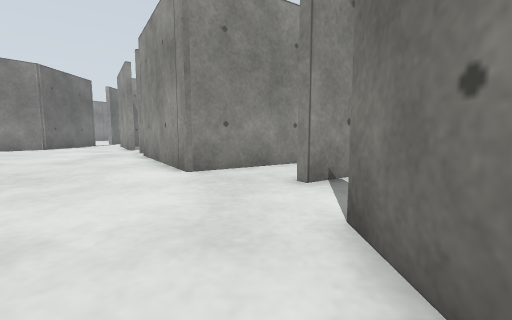
[1] (above)

16 first-person views from a walk through a Gazebo world. The camera is 0.5 m above the floor, tilts 6° down and sees 90° across. The floor is counted in squares, 0.5 m on a side. Each view is taken from the middle of a square. On the plan, view 1 faces up. The plan holds only what a view shows up to about 11 squares ahead; the rest is blank. The place goes on beyond the plan. Surface patterns are stand-ins for the level's own textures.

[2]
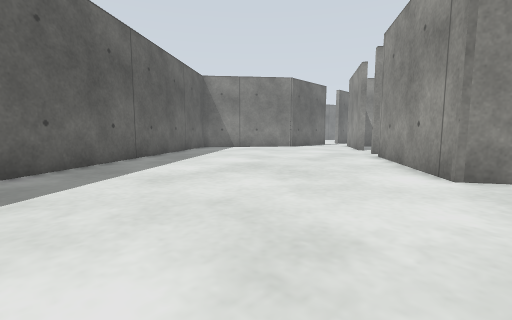

[3]
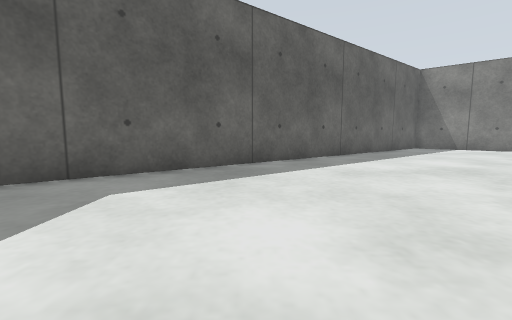

[4]
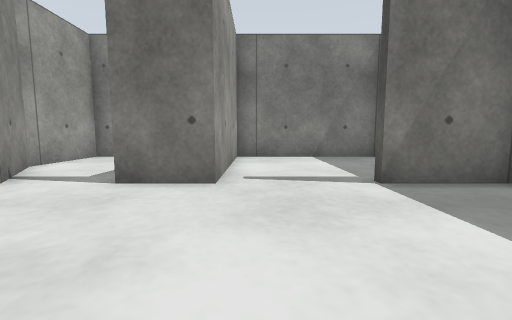

[5]
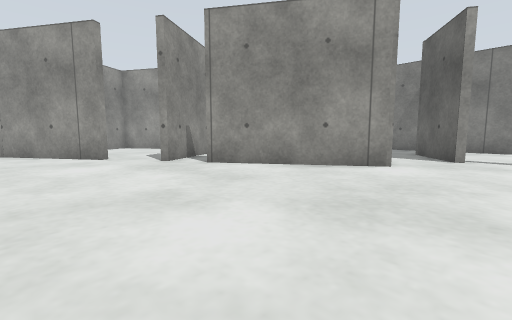

[6]
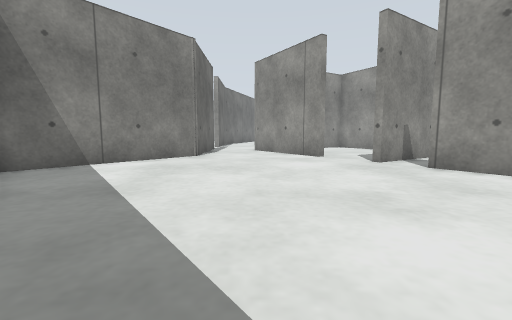

[7]
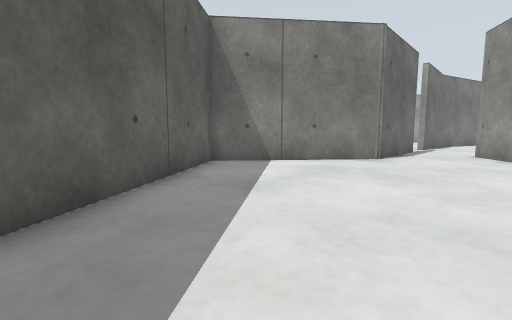

[8]
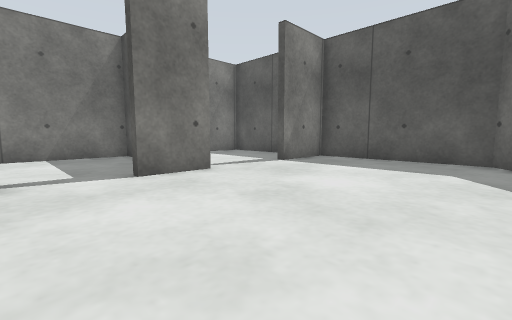

[9]
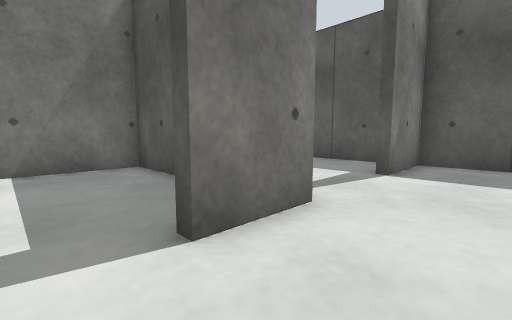

[10]
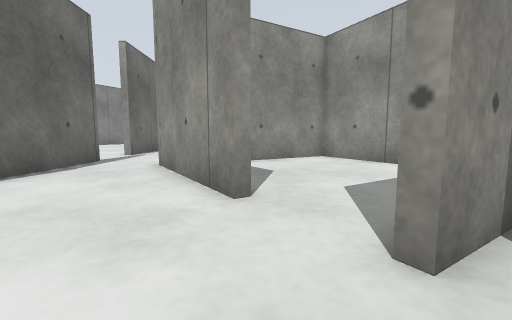

[11]
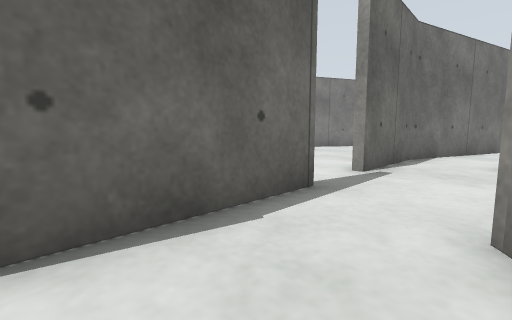

[12]
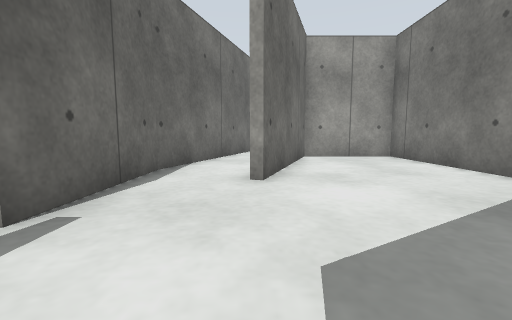

[13]
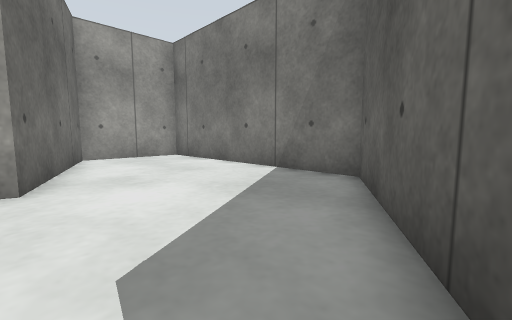

[14]
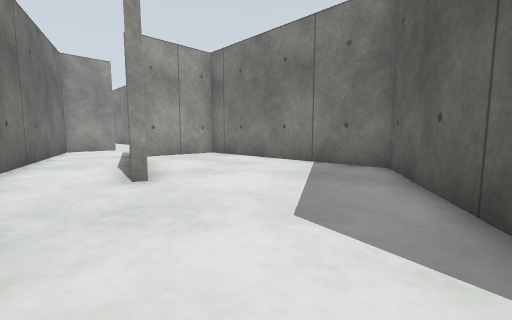

[15]
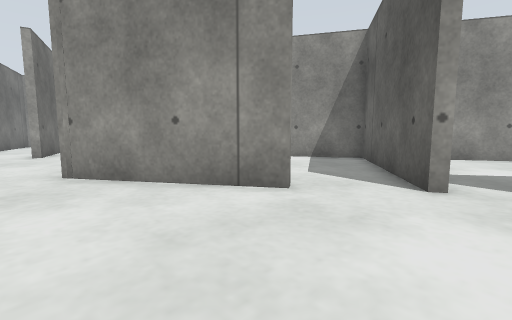

[16]
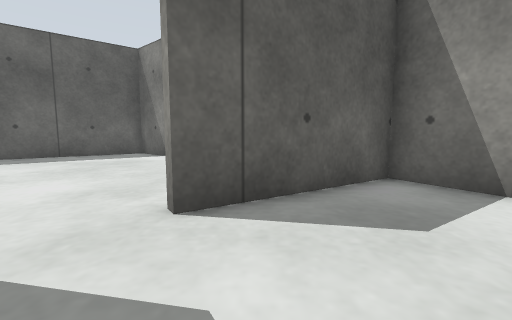

### Floor plan
Points are (right, up) in squares from view 1. A wall is a line through its corners. A room is listed if a view was taken in it or the views show most of it. See-through windows are left out.
Room 1 (views 1, 2, 3, 4, 5, 6, 7, 8, 9, 10, 11, 15)
walls: (0.4, 7.9) (-1.9, 6.4) (-5.1, 11.4); (-5.7, 12.7) (-5.9, 13); (1, 0.8) (1, 2.9); (-7.3, 14.8) (-9.6, 18.3); (4.6, 1.1) (6.8, 1.1) (6.8, 6.8) (3.6, 6.8) (1, 5.1); (-12.7, 17.5) (-12.7, 15.3) (-16.7, 10.4) (-4.6, -5.2) (1, -5.2) (1, -2.4)
ways out: opening at (-11.5, 17) to room 2; opening at (-6.5, 13.5) to room 3; opening at (1, -1) to room 4
Room 2 (views 12, 13, 14)
walls: (-8.6, 19.9) (-4.2, 22.4); (-4.2, 22.3) (-4.2, 31) (-7.9, 31) (-9.8, 25.4) (-10.2, 25.5); (-12.7, 20.2) (-12.7, 17.5); (-11.4, 31) (-12.7, 27.1) (-12.7, 22.6); (-9.6, 18.3) (-10.1, 19.1)
ways out: opening at (-11.5, 17) to room 1; opening at (-13, 21.5); opening at (-10, 31)
Room 3 (view 16)
walls: (-5.9, 13) (-0.6, 16.3) (-4.1, 22.2) (-9.7, 19) (-7.1, 15) (-7.3, 14.8)
ways out: opening at (-6.5, 13.5) to room 1
Room 4 (no view inside)
walls: (2.2, -5.2) (4.9, -5.2); (6.8, -5.1) (6.8, 0.8) (1, 0.8)
ways out: opening at (1, -1) to room 1

Positions as (right, up) in squares from view 1, and headings:
1: (0, 0), facing up
2: (-1, 0), facing up-left
3: (0, 0), facing left
4: (-4, 0), facing right
5: (-10, 4), facing up-right
6: (-10, 4), facing up
7: (-9, 5), facing up-left
8: (-5, 5), facing down-right
9: (-1, 4), facing down-right
10: (-7, 11), facing up
11: (-10, 16), facing up-left
12: (-10, 20), facing up
13: (-10, 20), facing up-right
14: (-12, 20), facing up-right
15: (-11, 12), facing up-right
16: (-4, 16), facing left
